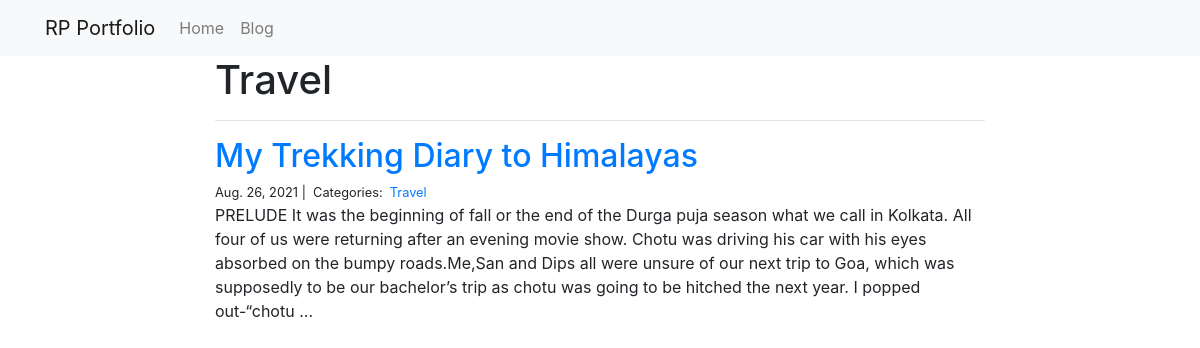
Page /blog/Travel/ on the committed database.
### blog/models.py (models this page shows)
class Category(models.Model):
    name = models.CharField(max_length=20)

class Post(models.Model):
    title = models.CharField(max_length=255)
    body = models.TextField()
    created_on = models.DateTimeField(auto_now_add=True)
    last_modified = models.DateTimeField(auto_now=True)
    categories = models.ManyToManyField('Category', related_name='posts')

### blog/views.py (the view)
# urls.py: path("<category>/", views.blog_category, name="blog_category"),
def blog_category(request, category):
    posts = Post.objects.filter(
        categories__name__contains=category
    ).order_by(
        '-created_on'
    )
    context = {
        "category": category,
        "posts": posts
    }
    return render(request, "blog_category.html", context)

### blog/templates/blog_category.html
{% extends "base.html" %}
{% block page_content %}
<div class="col-md-8 offset-md-2">
    <h1>{{ category | title }}</h1>
    <hr>
    {% for post in posts %}
        <h2><a href="{% url 'blog_detail' post.pk%}">{{ post.title }}</a></h2>
        <small>
            {{ post.created_on.date }} |&nbsp;
            Categories:&nbsp;
            {% for category in post.categories.all %}
            <a href="{% url 'blog_category' category.name %}">
                {{ category.name }}
            </a>&nbsp;
            {% endfor %}
        </small>
        <p>{{ post.body | slice:":400" }}...</p>
    {% endfor %}
</div>
{% endblock %}

### rows in the picture
Category: name "Travel"
Post: title "My Trekking Diary to Himalayas", created_on "Aug. 26, 2021", body "PRELUDE It was the beginning of fall or the end of the Durga puja season what we call in Kolkata. All four of us were returning after an evening movie show. Chotu was driving his car with his eyes absorbed on the bumpy roads.Me,San and Dips all were unsure of our next trip to Goa, which was supposedly to be our bachelor’s trip as chotu was going to be hitched the next year. I popped out-“chotu"
